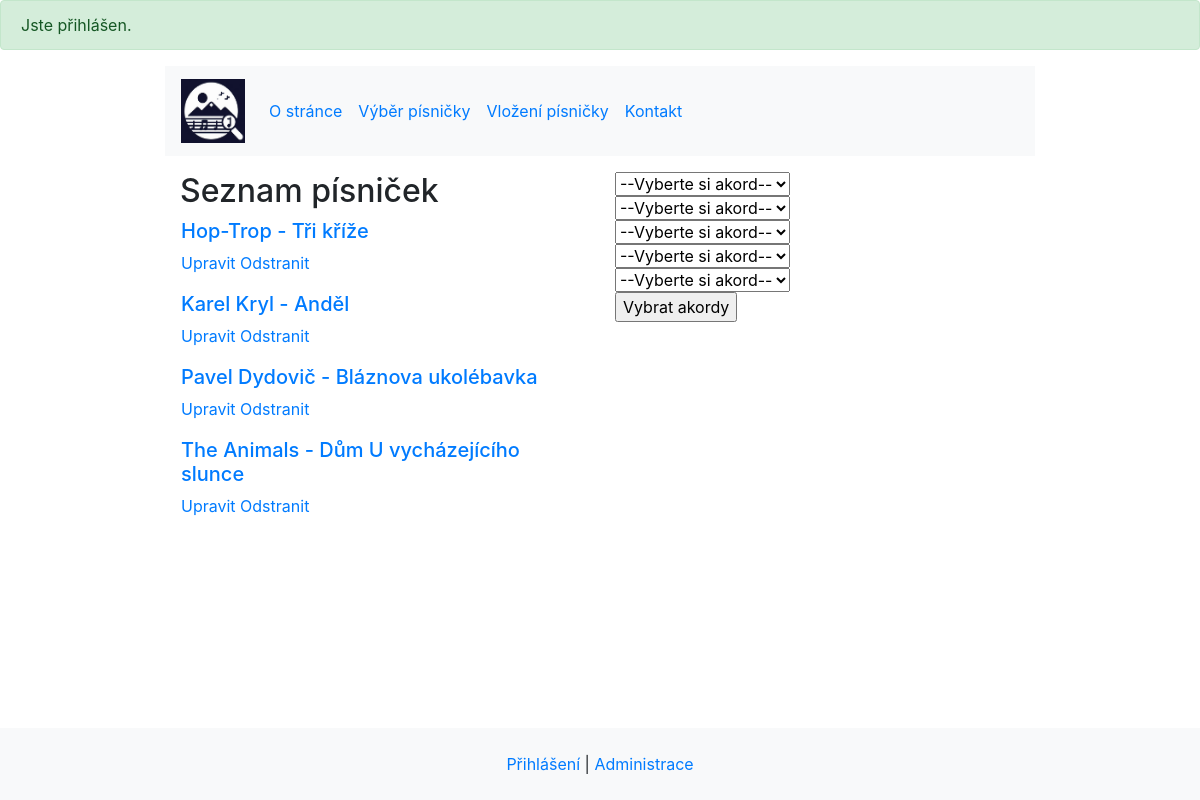
The app's page /song (signed in) with its own data.
### tables this page shows
CREATE TABLE IF NOT EXISTS `songs` (
  `song_id` int(11) NOT NULL AUTO_INCREMENT,
  `strumming_pattern` text NOT NULL,
  `artist` varchar(155) NOT NULL,
  `title` varchar(155) NOT NULL,
  `lyrics` text NOT NULL,
  `url` varchar(155) NOT NULL,
  PRIMARY KEY (`song_id`),
  UNIQUE KEY `url` (`url`)
);

### index.php (called while the page is built, shortened)
<?php
$router = new RouterController();
$router->process(array($_SERVER["REQUEST_URI"]));
$router->renderView();

### controllers/SongController.php (called while the page is built, shortened)
<?php
class SongController extends Controller {
    public function process(array $parameters): void {
        $songsManager = new SongsManager();
        if(!empty($parameters[1]) && $parameters[1] == 'delete') {
            $this->verifyUser(true);
            $songsManager->deleteSong($parameters[0]);
            $this->addMessage('warning', 'Písnička byla odstraněna.');
            $this->reroute('song');
        } else {
            if ($_POST) {
                $chordNames = array();
                foreach ($_POST as $chord) {
                    $chordNames[] = $chord;
                }
                $songs = $songsManager->getSongsByChords($chordNames);
                $this->data['songs'] = $songs;
                $this->view = 'songs';
            } else {
                $songs = $songsManager->getSongs();
                $this->data['songs'] = $songs;
            }
        }
    }
}

### models/Db.php (called while the page is built, shortened)
<?php
class Db {
    private static PDO $connection;
    private static array $settings = array (
        PDO::ATTR_ERRMODE => PDO::ERRMODE_EXCEPTION,
        PDO::MYSQL_ATTR_INIT_COMMAND => "SET NAMES utf8",
        PDO::ATTR_EMULATE_PREPARES => false,
    );
    public static function connect (string $host, string $user, string $password, string $dbName): void {
        if (!isset(self::$connection)) {
            self::$connection = new PDO ("mysql:host=$host;dbname=$dbName", $user, $password, self::$settings);
        }
    }
    public static function queryAll(string $query, array $parameters = array()): array|bool {
        $return = self::$connection->prepare($query);
        $return->execute($parameters);
        return $return->fetchAll();
    }
}

### models/SongsManager.php (called while the page is built, shortened)
<?php
class SongsManager {
    public function getSongs(): array {
        return Db::queryAll('SELECT song_id, url, artist, title '
                        . 'FROM songs '
                        . 'ORDER BY artist');
    }
}

### controllers/RouterController.php (called while the page is built, shortened)
<?php
class RouterController extends Controller {
    protected Controller $controller;
    public function process(array $parameters): void {
        $parsedURL = $this->parseURL($parameters[0]);
        $controllerClass = $this->dashToCamel(array_shift($parsedURL)) . 'Controller';
        if (file_exists('controllers/' . $controllerClass . '.php'))
                $this->controller = new $controllerClass;
        else
            $this->reroute('error');
        $this->controller->process($parsedURL);
    }
    private function parseURL(string $url): array {
        $parsedURL = parse_url($url);
        $parsedURL["path"] = ltrim($parsedURL["path"], "/");
        $parsedURL["path"] = trim($parsedURL["path"]);
        $explodedPath = explode("/", $parsedURL["path"]);
        return $explodedPath;
    }
    private function dashToCamel(string $text): string {
        $sentence = str_replace('-', ' ', $text);
        $sentence = ucwords($sentence);
        $sentence = str_replace(' ', '', $sentence);
        return $sentence;
    }
}

### views/songs.phtml (the view, shortened to what this page needs)
<div class="container-fluid">
    <div class="row">
        <div class="col-lg-6">
            <h2>Seznam písniček</h2>
            <table>
                <?php foreach ($songs as $song) : ?>
                    <tr>
                        <td class="pb-3">
                            <h5><a href="song/<?= $song['url'] ?>"><?php echo($song['artist'] . ' - ' . $song['title']); ?></a></h5>
                            <?php if ($admin): ?>
                            <a href="editor/<?=$song['url']?>">Upravit</a>
                            <a href="song/<?=$song['url']?>/delete">Odstranit</a>
                            <?php endif;?>
                        </td>
                    </tr>
                <?php endforeach; ?>
            </table>
        </div>
        <div class="col-lg-6">
            <form method="post">
                <div>
                    <select name="dropdown1">
                        <option disabled selected value>--Vyberte si akord--</option>
                    </select>
                </div>
                <div>
                    <select name="dropdown2">
                        <option disabled selected value>--Vyberte si akord--</option>
                    </select>
                </div>
                <div>
                    <select name="dropdown3">
                        <option disabled selected value>--Vyberte si akord--</option>
                    </select>
                </div>
                <div>
                    <select name="dropdown4">
                        <option disabled selected value>--Vyberte si akord--</option>
                    </select>
                </div>
                <div>
                    <select name="dropdown5">
                        <option disabled selected value>--Vyberte si akord--</option>
                    </select>
                </div>
                <input type="submit" value="Vybrat akordy">
            </form>
        </div>
    </div>
</div>

### records on screen
songs: artist "Hop-Trop", title "Tři kříže"
songs: artist "Karel Kryl", title "Anděl"
songs: artist "Pavel Dydovič", title "Bláznova ukolébavka"
songs: artist "The Animals", title "Dům U vycházejícího slunce"

### other values on screen
$message['message'] "Jste přihlášen."
